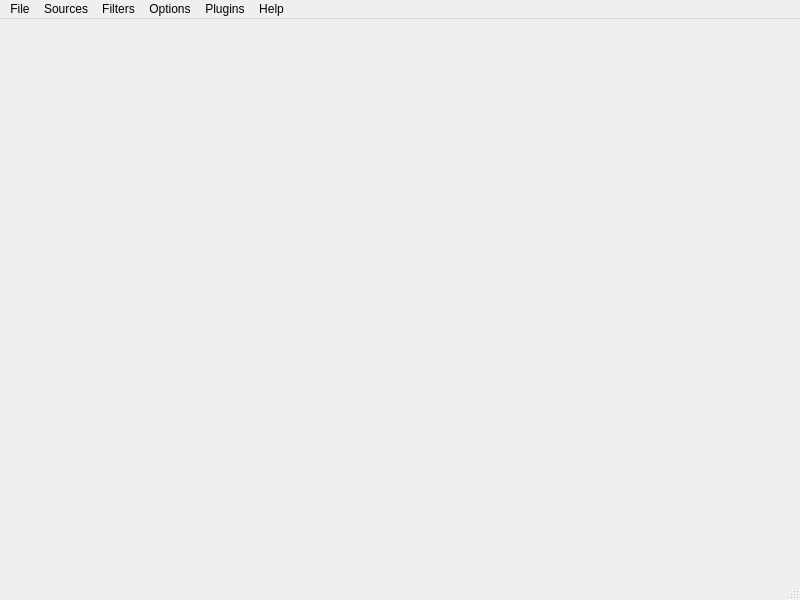
<?xml version="1.0" encoding="UTF-8"?>
<ui version="4.0">
 <class>MainWindow</class>
 <widget class="QMainWindow" name="MainWindow">
  <property name="geometry">
   <rect>
    <x>0</x>
    <y>0</y>
    <width>800</width>
    <height>600</height>
   </rect>
  </property>
  <property name="windowTitle">
   <string>ElVis</string>
  </property>
  <widget class="QWidget" name="centralwidget"/>
  <widget class="QMenuBar" name="menubar">
   <property name="geometry">
    <rect>
     <x>0</x>
     <y>0</y>
     <width>800</width>
     <height>18</height>
    </rect>
   </property>
   <widget class="QMenu" name="menuFile">
    <property name="title">
     <string>File</string>
    </property>
    <addaction name="actionOpen"/>
    <addaction name="actionSave_Workflow"/>
    <addaction name="actionExit"/>
   </widget>
   <widget class="QMenu" name="menuHelp">
    <property name="title">
     <string>Help</string>
    </property>
   </widget>
   <widget class="QMenu" name="menuOptions">
    <property name="title">
     <string>Options</string>
    </property>
   </widget>
   <widget class="QMenu" name="menuPlugins">
    <property name="title">
     <string>Plugins</string>
    </property>
    <addaction name="actionLoad"/>
   </widget>
   <widget class="QMenu" name="menuSources">
    <property name="title">
     <string>Sources</string>
    </property>
    <addaction name="actionTriangle"/>
    <addaction name="actionCut_Plane"/>
    <addaction name="actionCut_Cylinder"/>
   </widget>
   <widget class="QMenu" name="menuFilters">
    <property name="title">
     <string>Filters</string>
    </property>
   </widget>
   <addaction name="menuFile"/>
   <addaction name="menuSources"/>
   <addaction name="menuFilters"/>
   <addaction name="menuOptions"/>
   <addaction name="menuPlugins"/>
   <addaction name="menuHelp"/>
  </widget>
  <widget class="QStatusBar" name="statusbar"/>
  <action name="actionOpen">
   <property name="text">
    <string>Open</string>
   </property>
   <property name="shortcut">
    <string>Ctrl+O</string>
   </property>
  </action>
  <action name="actionSave_Workflow">
   <property name="text">
    <string>Save Workflow</string>
   </property>
   <property name="shortcut">
    <string>Ctrl+S</string>
   </property>
  </action>
  <action name="actionExit">
   <property name="text">
    <string>Exit</string>
   </property>
   <property name="shortcut">
    <string>Ctrl+Q</string>
   </property>
  </action>
  <action name="actionLoad">
   <property name="text">
    <string>Load</string>
   </property>
  </action>
  <action name="actionTriangle">
   <property name="text">
    <string>Cut Triangle</string>
   </property>
  </action>
  <action name="actionCut_Plane">
   <property name="text">
    <string>Cut Plane</string>
   </property>
  </action>
  <action name="actionCut_Cylinder">
   <property name="text">
    <string>Cut Cylinder</string>
   </property>
  </action>
 </widget>
 <resources/>
 <connections/>
</ui>
